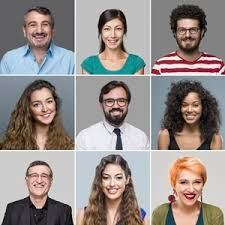
#> input picture faces2.jpeg, 225 x 225 px, given in place of the camera
$ python video_face_blurring.py
#> lines starting #> are read from the running program, lines starting #| are printed output that depends on the picture; after the words box and inside, x2 and y2 are one past the last pixel; in counts of white or black regions, pixels touching at a corner belong together
# -*- coding: utf-8 -*-
"""
Created on Fri Jul 21 11:09:39 2023

@author: nitu
"""

import cv2

if __name__=="__main__":
    video= cv2.VideoCapture(0)
    face_detector= cv2.CascadeClassifier("D:\\Profile_building\\Face_detection and blurring\\haarcascade_frontalface_default.xml")

    while True:
        ret,frame= video.read()
#> frame is the input picture: shape (225, 225, 3); mean B, G, R 137.9, 141.2, 149.4
        frame_copy= frame.copy()
        if ret== False:
            continue
        frame_gray= cv2.cvtColor(frame, cv2.COLOR_BGR2GRAY)
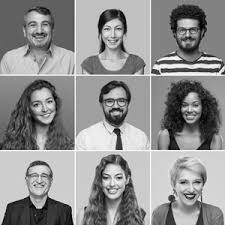
#> frame_gray: shape (225, 225); min 0, max 255, mean 143.2
        detections= face_detector.detectMultiScale(frame_gray, scaleFactor= 1.1)
#> detections = [[23, 13, 32, 32], [99, 19, 28, 28], [173, 18, 30, 30], [28, 91, 30, 30], [101, 89, 31, 31], [176, 94, 28, 28], [25, 165, 28, 28], [97, 166, 33, 33], [172, 169, 37, 37]]
        for (x,y,w,h) in detections:
            #frame= cv2.rectangle(frame,(x,y), (x+w, y+h), (255,0,0),2)
            frame_copy[y:y+h,x:x+h]= cv2.blur( frame[y:y+h,x:x+h], (80,80))
#> this loop made 9 passes
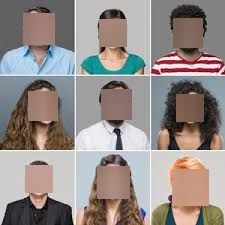
#> frame_copy: shape (225, 225, 3); 16.98% of pixels changed, all inside (x1, y1, x2, y2) = (23, 13, 209, 206)

        cv2.imshow('frame', frame_copy)

        if cv2.waitKey(1) & 0xFF == ord('q'):
#> (key q is pressed here)
            break

    video.release()
    cv2.destroyAllWindows()

$ run again, on faces3.jpeg
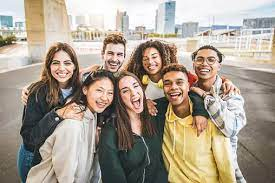
#> input picture faces3.jpeg, 275 x 183 px, given in place of the camera
#> frame is the input picture: shape (183, 275, 3); mean B, G, R 142.5, 157.2, 168.5
#> `frame_gray= cv2.cvtColor(frame, cv2.COLOR_BGR2GRAY)`:
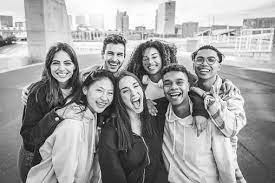
#> frame_gray: shape (183, 275); min 1, max 255, mean 158.9
#> detections = [[100, 43, 29, 29], [138, 48, 26, 26], [191, 49, 28, 28], [48, 53, 28, 28], [158, 70, 32, 32], [89, 80, 29, 29]]
#> the loop `for (x,y,w,h) in detections:` made 6 passes
#> after the loop `for (x,y,w,h) in detections:`:
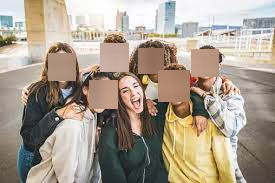
#> frame_copy: shape (183, 275, 3); 9.79% of pixels changed, all inside (x1, y1, x2, y2) = (48, 43, 219, 109)

$ run again, on people1.jpg
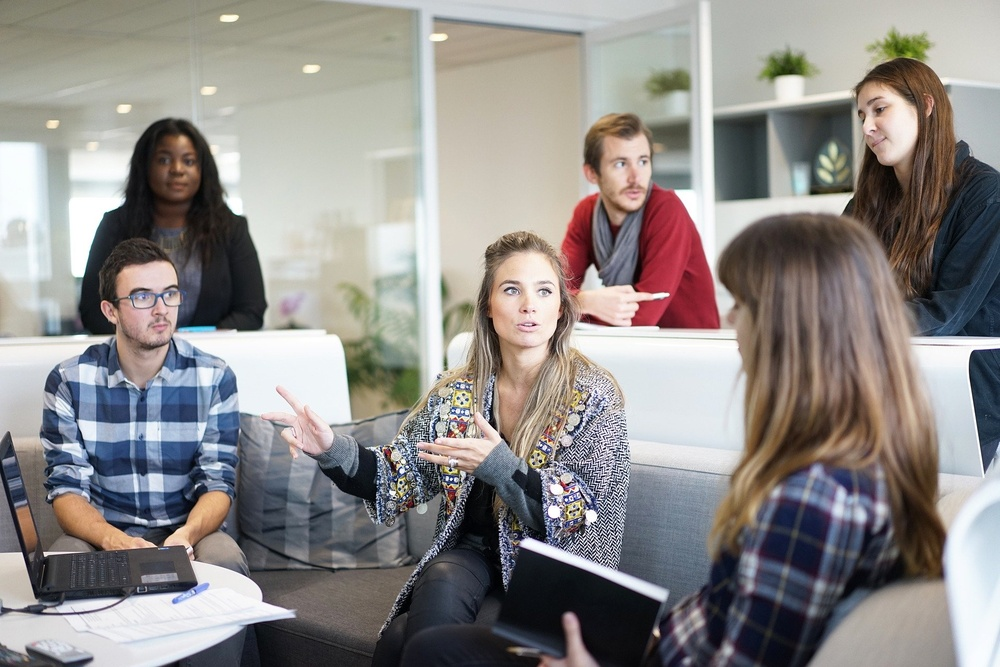
#> input picture people1.jpg, 1000 x 667 px, shrunk from 1920 x 1280 before the run, given in place of the camera
#> frame is the input picture: shape (667, 1000, 3); mean B, G, R 136.9, 139, 142.8
#> `frame_gray= cv2.cvtColor(frame, cv2.COLOR_BGR2GRAY)`:
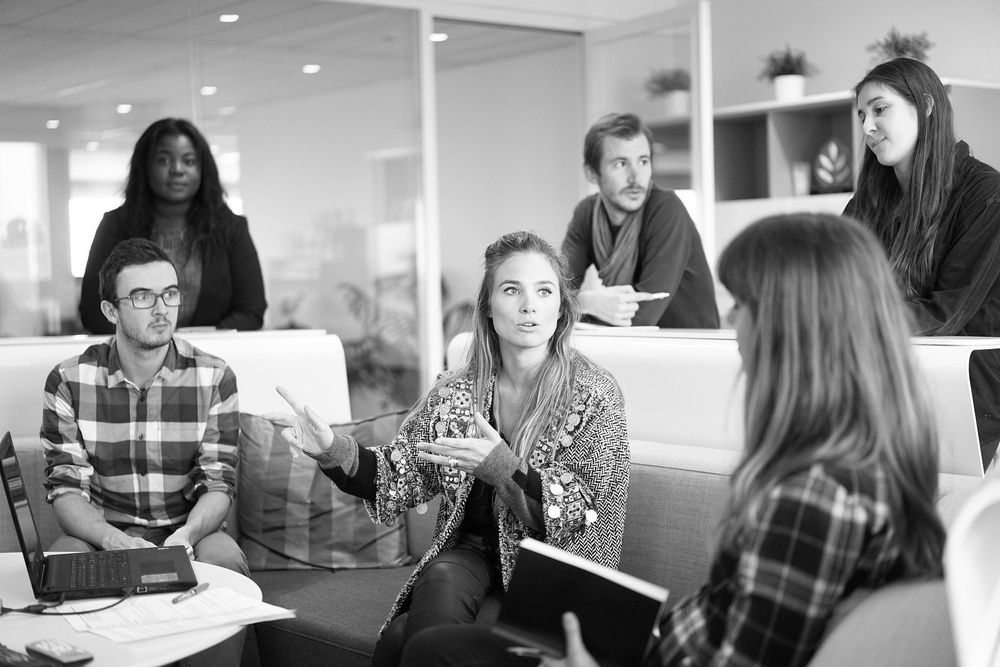
#> frame_gray: shape (667, 1000); min 0, max 255, mean 139.9
#> detections = [[146, 136, 62, 62], [598, 136, 67, 67], [484, 257, 88, 88], [118, 264, 77, 77], [850, 80, 79, 79]]
#> the loop `for (x,y,w,h) in detections:` made 5 passes
#> after the loop `for (x,y,w,h) in detections:`:
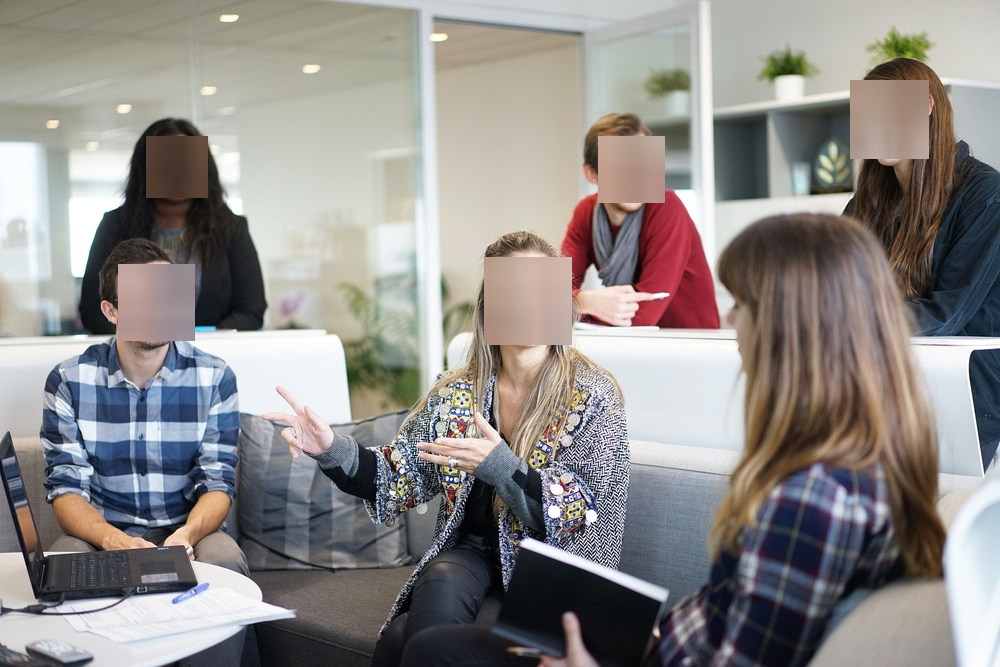
#> frame_copy: shape (667, 1000, 3); 4.23% of pixels changed, all inside (x1, y1, x2, y2) = (118, 80, 929, 345)
